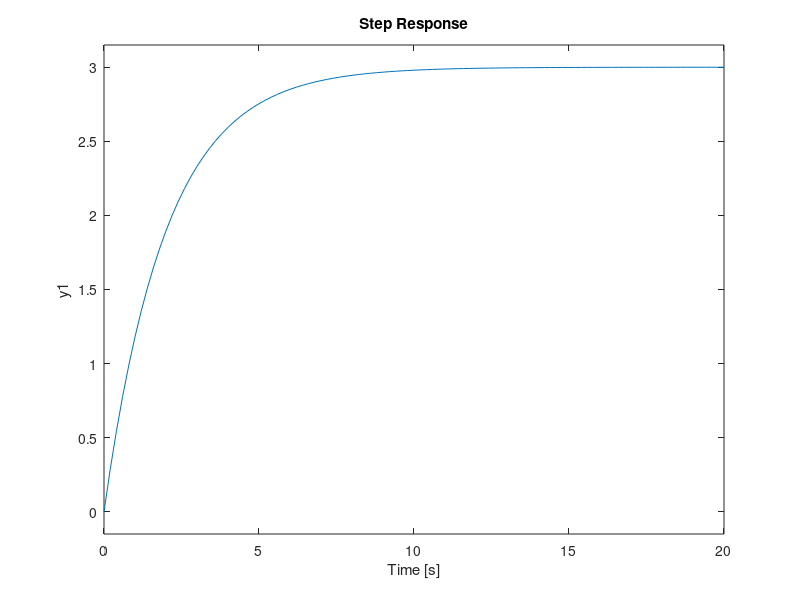
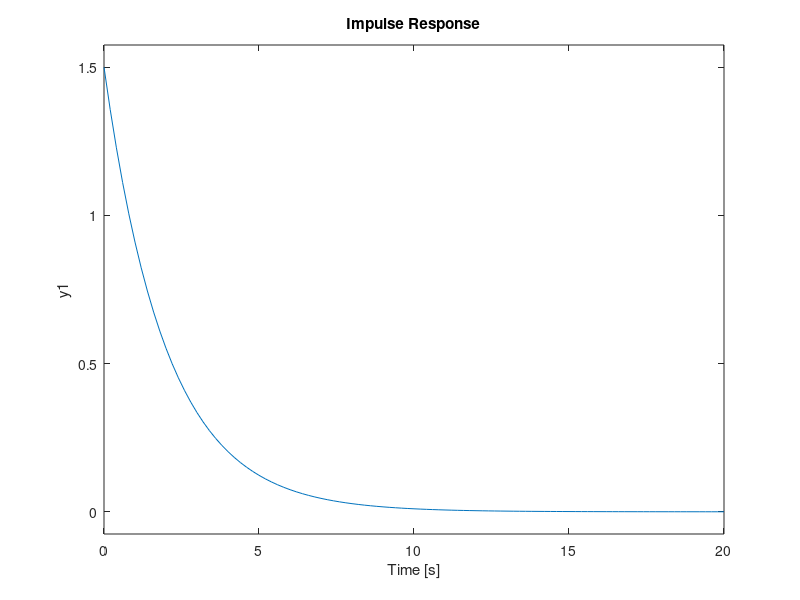
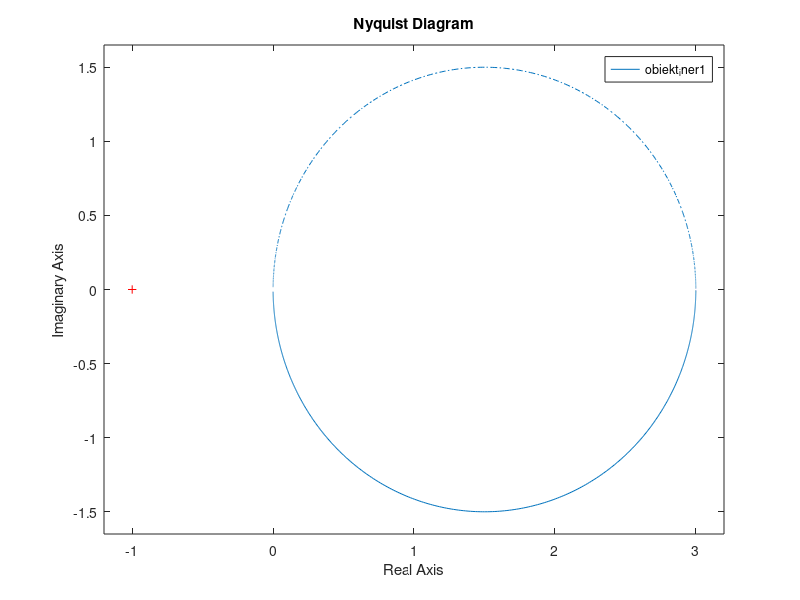
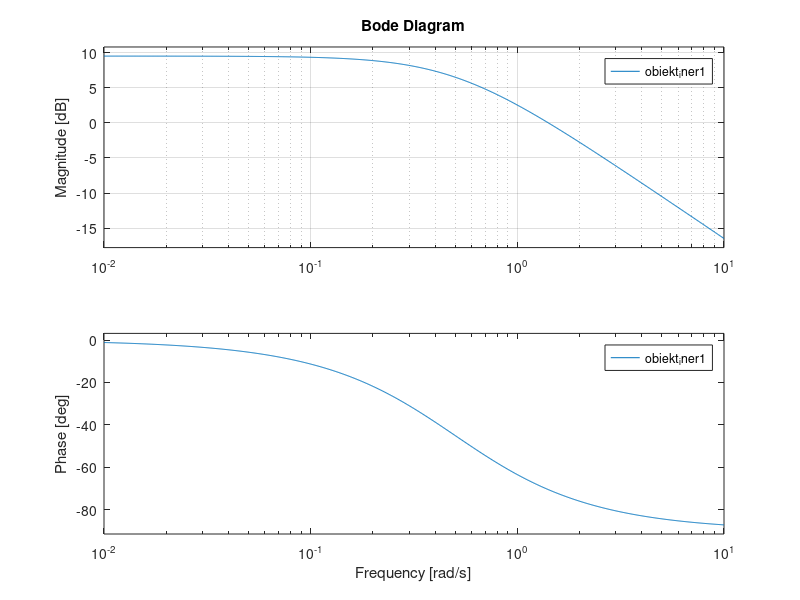

Source code (MATLAB) for these figures, in order:
% Generacja odpowiedzi skokowej i impulsowej dla obiektu inercyjnego I-go
% rzedu o transmitancji obiektu G(s) = 3/(2s+1) dla parametrów k = 3 i T=2
% oraz charakterystyk bodego i nyquista.

obiekt_iner1 = tf(3, [2, 1]);
figure(1);
step(obiekt_iner1);
grid;
figure(2);
impulse(obiekt_iner1);
grid;
figure(3);
nyquist(obiekt_iner1);
grid;
figure(4);
bode(obiekt_iner1);
grid;